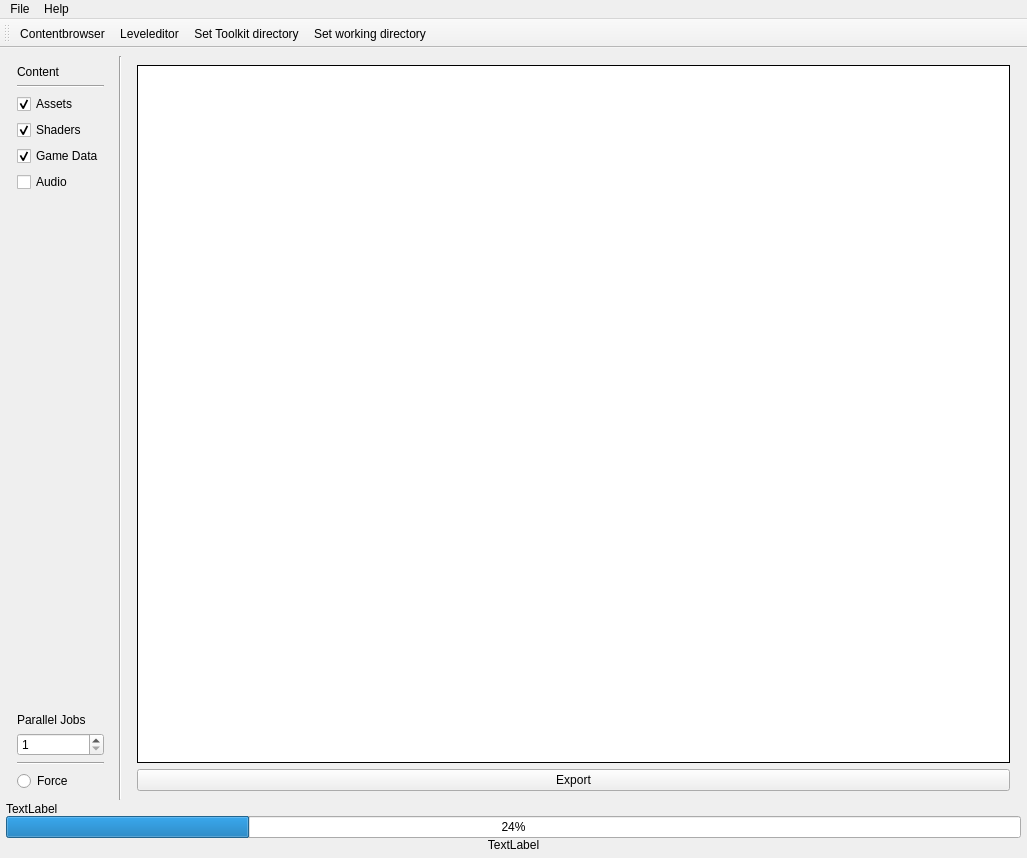
<?xml version="1.0" encoding="UTF-8"?>
<ui version="4.0">
 <class>BatchExporterQtClass</class>
 <widget class="QMainWindow" name="BatchExporterQtClass">
  <property name="geometry">
   <rect>
    <x>0</x>
    <y>0</y>
    <width>1027</width>
    <height>858</height>
   </rect>
  </property>
  <property name="font">
   <font>
    <family>Segoe UI</family>
   </font>
  </property>
  <property name="windowTitle">
   <string>Nebula 3 Batch Exporter</string>
  </property>
  <widget class="QWidget" name="centralwidget">
   <layout class="QGridLayout" name="gridLayout">
    <property name="horizontalSpacing">
     <number>6</number>
    </property>
    <property name="verticalSpacing">
     <number>0</number>
    </property>
    <property name="margin">
     <number>6</number>
    </property>
    <item row="1" column="0">
     <widget class="QFrame" name="frame">
      <property name="sizePolicy">
       <sizepolicy hsizetype="Expanding" vsizetype="Expanding">
        <horstretch>0</horstretch>
        <verstretch>0</verstretch>
       </sizepolicy>
      </property>
      <property name="frameShape">
       <enum>QFrame::NoFrame</enum>
      </property>
      <property name="frameShadow">
       <enum>QFrame::Raised</enum>
      </property>
      <layout class="QGridLayout" name="gridLayout_2">
       <property name="margin">
        <number>2</number>
       </property>
       <item row="0" column="1" rowspan="3">
        <widget class="Line" name="line">
         <property name="orientation">
          <enum>Qt::Vertical</enum>
         </property>
        </widget>
       </item>
       <item row="0" column="3" rowspan="3">
        <widget class="QFrame" name="frame_3">
         <property name="frameShape">
          <enum>QFrame::NoFrame</enum>
         </property>
         <property name="frameShadow">
          <enum>QFrame::Raised</enum>
         </property>
         <layout class="QGridLayout" name="gridLayout_5">
          <item row="0" column="0">
           <widget class="QTextEdit" name="outputText">
            <property name="enabled">
             <bool>true</bool>
            </property>
            <property name="sizePolicy">
             <sizepolicy hsizetype="Expanding" vsizetype="Expanding">
              <horstretch>0</horstretch>
              <verstretch>0</verstretch>
             </sizepolicy>
            </property>
            <property name="focusPolicy">
             <enum>Qt::ClickFocus</enum>
            </property>
            <property name="acceptDrops">
             <bool>false</bool>
            </property>
            <property name="styleSheet">
             <string notr="true"/>
            </property>
            <property name="frameShape">
             <enum>QFrame::Box</enum>
            </property>
            <property name="frameShadow">
             <enum>QFrame::Plain</enum>
            </property>
            <property name="verticalScrollBarPolicy">
             <enum>Qt::ScrollBarAsNeeded</enum>
            </property>
            <property name="undoRedoEnabled">
             <bool>false</bool>
            </property>
            <property name="lineWrapMode">
             <enum>QTextEdit::WidgetWidth</enum>
            </property>
            <property name="lineWrapColumnOrWidth">
             <number>80</number>
            </property>
            <property name="readOnly">
             <bool>true</bool>
            </property>
            <property name="overwriteMode">
             <bool>true</bool>
            </property>
            <property name="cursorWidth">
             <number>0</number>
            </property>
            <property name="textInteractionFlags">
             <set>Qt::TextSelectableByKeyboard|Qt::TextSelectableByMouse</set>
            </property>
           </widget>
          </item>
          <item row="2" column="0">
           <widget class="QPushButton" name="exportButton">
            <property name="text">
             <string>Export</string>
            </property>
           </widget>
          </item>
         </layout>
        </widget>
       </item>
       <item row="0" column="0" rowspan="3">
        <widget class="QFrame" name="frame_2">
         <property name="frameShape">
          <enum>QFrame::NoFrame</enum>
         </property>
         <property name="frameShadow">
          <enum>QFrame::Raised</enum>
         </property>
         <layout class="QGridLayout" name="gridLayout_3">
          <property name="bottomMargin">
           <number>9</number>
          </property>
          <item row="6" column="0">
           <widget class="QCheckBox" name="exportAudio">
            <property name="enabled">
             <bool>true</bool>
            </property>
            <property name="text">
             <string>Audio</string>
            </property>
            <property name="checked">
             <bool>false</bool>
            </property>
           </widget>
          </item>
          <item row="5" column="0">
           <widget class="QCheckBox" name="exportGameData">
            <property name="text">
             <string>Game Data</string>
            </property>
            <property name="checked">
             <bool>true</bool>
            </property>
           </widget>
          </item>
          <item row="4" column="0">
           <widget class="QCheckBox" name="exportShaders">
            <property name="text">
             <string>Shaders</string>
            </property>
            <property name="checked">
             <bool>true</bool>
            </property>
           </widget>
          </item>
          <item row="3" column="0">
           <widget class="QCheckBox" name="exportGraphics">
            <property name="text">
             <string>Assets</string>
            </property>
            <property name="checked">
             <bool>true</bool>
            </property>
            <property name="tristate">
             <bool>false</bool>
            </property>
           </widget>
          </item>
          <item row="10" column="0">
           <widget class="Line" name="line_2">
            <property name="orientation">
             <enum>Qt::Horizontal</enum>
            </property>
           </widget>
          </item>
          <item row="1" column="0">
           <widget class="Line" name="line_3">
            <property name="orientation">
             <enum>Qt::Horizontal</enum>
            </property>
           </widget>
          </item>
          <item row="0" column="0">
           <widget class="QLabel" name="label">
            <property name="text">
             <string>Content</string>
            </property>
           </widget>
          </item>
          <item row="7" column="0">
           <spacer name="verticalSpacer_2">
            <property name="orientation">
             <enum>Qt::Vertical</enum>
            </property>
            <property name="sizeHint" stdset="0">
             <size>
              <width>20</width>
              <height>40</height>
             </size>
            </property>
           </spacer>
          </item>
          <item row="11" column="0">
           <widget class="QRadioButton" name="forceExport">
            <property name="text">
             <string>Force</string>
            </property>
           </widget>
          </item>
          <item row="9" column="0">
           <widget class="QSpinBox" name="jobs">
            <property name="minimum">
             <number>1</number>
            </property>
            <property name="maximum">
             <number>16</number>
            </property>
           </widget>
          </item>
          <item row="8" column="0">
           <widget class="QLabel" name="label_3">
            <property name="text">
             <string>Parallel Jobs</string>
            </property>
           </widget>
          </item>
         </layout>
        </widget>
       </item>
      </layout>
     </widget>
    </item>
    <item row="3" column="0">
     <widget class="QProgressBar" name="progress">
      <property name="value">
       <number>24</number>
      </property>
      <property name="textVisible">
       <bool>true</bool>
      </property>
     </widget>
    </item>
    <item row="2" column="0">
     <widget class="QLabel" name="status">
      <property name="text">
       <string>TextLabel</string>
      </property>
     </widget>
    </item>
    <item row="4" column="0">
     <widget class="QLabel" name="toolkitLabel">
      <property name="font">
       <font>
        <weight>50</weight>
        <bold>false</bold>
       </font>
      </property>
      <property name="text">
       <string>TextLabel</string>
      </property>
      <property name="alignment">
       <set>Qt::AlignCenter</set>
      </property>
      <property name="margin">
       <number>6</number>
      </property>
     </widget>
    </item>
   </layout>
  </widget>
  <widget class="QMenuBar" name="menuBar">
   <property name="geometry">
    <rect>
     <x>0</x>
     <y>0</y>
     <width>1027</width>
     <height>21</height>
    </rect>
   </property>
   <property name="statusTip">
    <string>foo</string>
   </property>
   <property name="autoFillBackground">
    <bool>false</bool>
   </property>
   <property name="styleSheet">
    <string notr="true"/>
   </property>
   <property name="defaultUp">
    <bool>false</bool>
   </property>
   <property name="nativeMenuBar">
    <bool>true</bool>
   </property>
   <widget class="QMenu" name="menuAbout">
    <property name="title">
     <string>Help</string>
    </property>
    <addaction name="actionAbout"/>
    <addaction name="actionHelp"/>
   </widget>
   <widget class="QMenu" name="menuEdit">
    <property name="title">
     <string>File</string>
    </property>
    <addaction name="actionSetWorkDir"/>
    <addaction name="actionSetToolkitDirectory"/>
   </widget>
   <addaction name="menuEdit"/>
   <addaction name="menuAbout"/>
  </widget>
  <widget class="QToolBar" name="toolBar">
   <property name="windowTitle">
    <string>toolBar</string>
   </property>
   <attribute name="toolBarArea">
    <enum>TopToolBarArea</enum>
   </attribute>
   <attribute name="toolBarBreak">
    <bool>false</bool>
   </attribute>
   <addaction name="actionContentbrowser"/>
   <addaction name="actionLeveleditor"/>
   <addaction name="actionSetToolkitDirectory"/>
   <addaction name="actionSetWorkDir"/>
  </widget>
  <action name="actionAbout">
   <property name="text">
    <string>About</string>
   </property>
  </action>
  <action name="actionHelp">
   <property name="text">
    <string>Help</string>
   </property>
   <property name="shortcut">
    <string>F12</string>
   </property>
  </action>
  <action name="actionSetWorkDir">
   <property name="icon">
    <iconset resource="../../qttools/ui/qttoolkit.qrc">
     <normaloff>:/BlackIcons/icons/black/png/home_icon_48.png</normaloff>:/BlackIcons/icons/black/png/home_icon_48.png</iconset>
   </property>
   <property name="text">
    <string>Set working directory</string>
   </property>
  </action>
  <action name="actionSetNodyDirectory">
   <property name="text">
    <string>Set Nody directory</string>
   </property>
  </action>
  <action name="actionSetToolkitDirectory">
   <property name="icon">
    <iconset resource="../../qttools/ui/qttoolkit.qrc">
     <normaloff>:/BlackIcons/icons/black/png/wrench_plus_2_icon_48.png</normaloff>:/BlackIcons/icons/black/png/wrench_plus_2_icon_48.png</iconset>
   </property>
   <property name="text">
    <string>Set Toolkit directory</string>
   </property>
  </action>
  <action name="actionContentbrowser">
   <property name="icon">
    <iconset resource="../../resources.qrc">
     <normaloff>:/icons/icons/Contentbrowser.png</normaloff>:/icons/icons/Contentbrowser.png</iconset>
   </property>
   <property name="text">
    <string>Contentbrowser</string>
   </property>
   <property name="toolTip">
    <string>Start Contentbrowser</string>
   </property>
  </action>
  <action name="actionLeveleditor">
   <property name="icon">
    <iconset resource="../../resources.qrc">
     <normaloff>:/icons/icons/Leveleditor.png</normaloff>:/icons/icons/Leveleditor.png</iconset>
   </property>
   <property name="text">
    <string>Leveleditor</string>
   </property>
   <property name="toolTip">
    <string>Start Leveleditor</string>
   </property>
  </action>
 </widget>
 <resources>
  <include location="../../qttools/ui/qttoolkit.qrc"/>
  <include location="../../resources.qrc"/>
 </resources>
 <connections/>
</ui>
